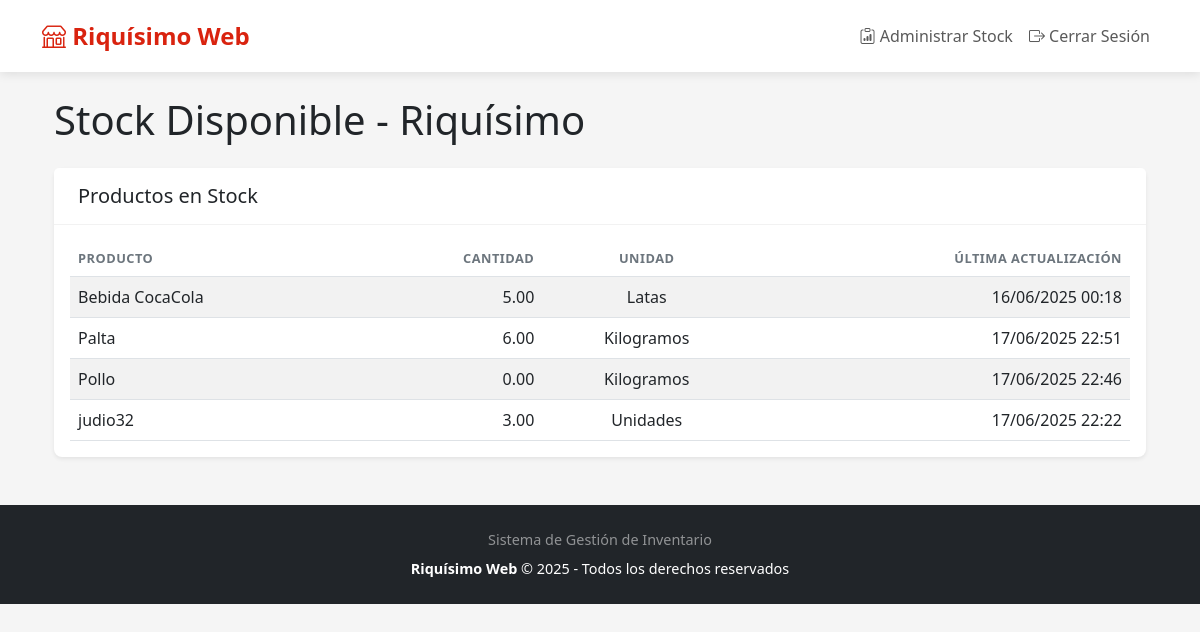
The app's page / (signed in) with its own data.
### inventario/models.py (models this page shows, shortened)
class Producto(models.Model):
    UNIDADES = [
        ('un', 'Unidades'),
        ('kg', 'Kilogramos'),
        ('lt', 'Litros'),
        ('lata', 'Latas'),
    ]
    nombre = models.CharField(max_length=100)
    cantidad = models.IntegerField(validators=[MinValueValidator(0)])
    unidad = models.CharField(max_length=10, choices=UNIDADES)
    fecha_actualizacion = models.DateTimeField(auto_now=True)

### inventario/views.py (the view)
# urls.py: path('', stock_publico, name='stock_publico'),
def stock_publico(request):
    productos = Producto.objects.all().order_by('nombre')
    return render(request, 'inventario/stock_publico.html', {
        'productos': productos
    })

### inventario/templates/inventario/stock_publico.html
{% extends "base.html" %}
{% block content %}
<div class="container mt-4">
    <h1 class="mb-4">Stock Disponible - Riquísimo</h1>
    <div class="card shadow-sm">
        <div class="card-header">
            <h5 class="mb-0">Productos en Stock</h5>
        </div>
        <div class="card-body">
            <div class="table-responsive">
                <table class="table table-striped">
                    <thead>
                        <tr>
                            <th>Producto</th>
                            <th class="text-end">Cantidad</th>
                            <th class="text-center">Unidad</th>
                            <th class="text-end">Última actualización</th>
                        </tr>
                    </thead>
                    <tbody>
                        {% for producto in productos %}
                        <tr>
                            <td>{{ producto.nombre }}</td>
                            <td class="text-end">{{ producto.cantidad|floatformat:2 }}</td>
                            <td class="text-center">{{ producto.get_unidad_display }}</td>
                            <td class="text-end">{{ producto.fecha_actualizacion|date:"d/m/Y H:i" }}</td>
                        </tr>
                        {% empty %}
                        <tr>
                            <td colspan="4" class="text-center">No hay productos registrados</td>
                        </tr>
                        {% endfor %}
                    </tbody>
                </table>
            </div>
        </div>
    </div>
</div>
{% endblock %}

### inventario/templates/base.html (style rules this page uses)
:root { --color-riquisimo: #d9230f; --color-riquisimo-hover: #b51d0d; --color-light-bg: #f8f9fa; --color-dark-text: #212529; }
body { font-family: 'Segoe UI', Tahoma, Geneva, Verdana, sans-serif; color: var(--color-dark-text); background-color: #f5f5f5; }
.card { border: none; border-radius: 0.5rem; box-shadow: 0 2px 15px rgba(0, 0, 0, 0.05); transition: transform 0.2s, box-shadow 0.2s; margin-bottom: 1.5rem; }
.card-header { background-color: white; border-bottom: 1px solid rgba(0, 0, 0, 0.05); font-weight: 600; padding: 1rem 1.5rem; }
.table { margin-bottom: 0; }
.table thead th { border-bottom-width: 1px; font-weight: 600; text-transform: uppercase; font-size: 0.8rem; letter-spacing: 0.5px; color: #6c757d; }

### records on screen
Producto: nombre "Bebida CocaCola", cantidad "5.00", unidad "Latas", fecha_actualizacion "16/06/2025 00:18"
Producto: nombre "Palta", cantidad "6.00", unidad "Kilogramos", fecha_actualizacion "17/06/2025 22:51"
Producto: nombre "Pollo", cantidad "0.00", unidad "Kilogramos", fecha_actualizacion "17/06/2025 22:46"
Producto: nombre "judio32", cantidad "3.00", unidad "Unidades", fecha_actualizacion "17/06/2025 22:22"
